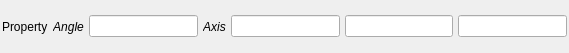
<?xml version="1.0" encoding="UTF-8"?>
<ui version="4.0">
 <class>AxisAngleWidget</class>
 <widget class="QWidget" name="AxisAngleWidget">
  <property name="geometry">
   <rect>
    <x>0</x>
    <y>0</y>
    <width>569</width>
    <height>53</height>
   </rect>
  </property>
  <layout class="QHBoxLayout" name="horizontalLayout">
   <property name="spacing">
    <number>5</number>
   </property>
   <property name="leftMargin">
    <number>2</number>
   </property>
   <property name="topMargin">
    <number>2</number>
   </property>
   <property name="rightMargin">
    <number>2</number>
   </property>
   <property name="bottomMargin">
    <number>2</number>
   </property>
   <item>
    <widget class="QLabel" name="label">
     <property name="text">
      <string>Property</string>
     </property>
    </widget>
   </item>
   <item>
    <widget class="QLabel" name="angleLable">
     <property name="font">
      <font>
       <italic>true</italic>
      </font>
     </property>
     <property name="text">
      <string>Angle</string>
     </property>
     <property name="alignment">
      <set>Qt::AlignCenter</set>
     </property>
    </widget>
   </item>
   <item>
    <widget class="DREAM3DLineEdit" name="angle"/>
   </item>
   <item>
    <widget class="QLabel" name="axisLabel">
     <property name="font">
      <font>
       <italic>true</italic>
      </font>
     </property>
     <property name="text">
      <string>Axis</string>
     </property>
     <property name="alignment">
      <set>Qt::AlignCenter</set>
     </property>
    </widget>
   </item>
   <item>
    <widget class="DREAM3DLineEdit" name="axis_i"/>
   </item>
   <item>
    <widget class="DREAM3DLineEdit" name="axis_j"/>
   </item>
   <item>
    <widget class="DREAM3DLineEdit" name="axis_k"/>
   </item>
  </layout>
 </widget>
 <customwidgets>
  <customwidget>
   <class>DREAM3DLineEdit</class>
   <extends>QLineEdit</extends>
   <header location="global">DREAM3DLineEdit.h</header>
  </customwidget>
 </customwidgets>
 <resources>
  <include location="../../../../Resources/icons/images/Icons.qrc"/>
 </resources>
 <connections/>
</ui>
